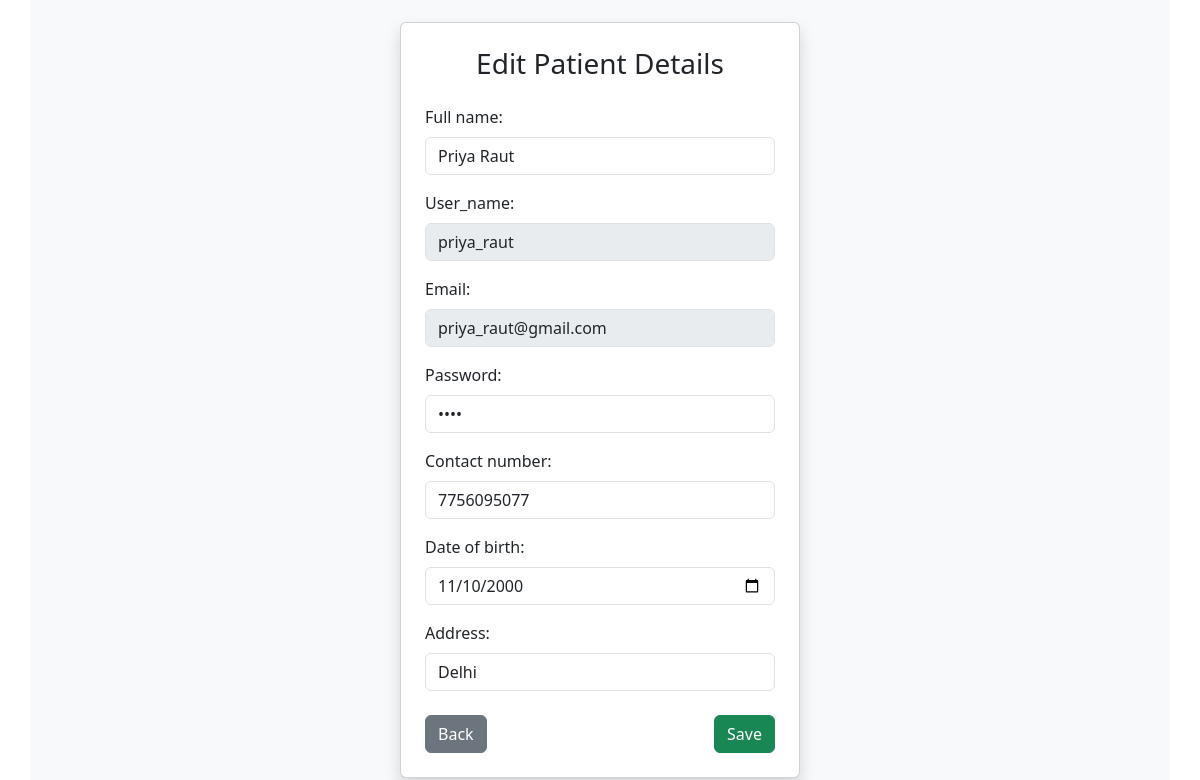
/edit/patient?id=1 (signed in), run on the app's committed database.
### backend/models.py (models this page shows, shortened)
class Patient(db.Model,UserMixin):
    __tablename__ = "patient"
    id = db.Column(db.Integer, primary_key = True, autoincrement = True)
    username = db.Column(db.String, unique=True)
    email = db.Column(db.String, unique = True)
    password = db.Column(db.String)
    full_name = db.Column(db.String)
    contact_no = db.Column(db.String)
    dob = db.Column(db.Date)
    address = db.Column(db.Text)
    status = db.Column(db.Boolean,default=True)
    appointments = db.relationship("Appointment",backref="patient",cascade="all, delete-orphan")

### backend/routes.py (the view, shortened to what this page needs)
@app.route("/edit/patient", methods = ["GET", "POST"])
def edit_patient():
    patient_id=request.args.get("id")
    p_obj=db.get_or_404(Patient,patient_id)
    back_url = None
    if isinstance(current_user, Admin):
        back_url = "/dashboard/admin"
    elif isinstance(current_user, Patient):
        back_url = "/dashboard/patient"
    return render_template("admin/edit_patient.html",p_obj=p_obj,back_url=back_url)

### app.py (called while the page is built)
def create_app():
    app = Flask(__name__)
    app.config["SQLALCHEMY_DATABASE_URI"] = "sqlite:///mydb.sqlite3"
    db.init_app(app)
    app.config["SECRET_KEY"] = "mysecretkey"
    loginmanager=LoginManager(app)
    @loginmanager.user_loader
    def load_user(email):
        obj=db.session.query(Doctor).filter_by(email=email).first() or db.session.query(Patient).filter_by(email=email).first() or db.session.query(Admin).filter_by(email=email).first()
        return obj
    app.app_context().push()
    return app

### backend/models.py (called while the page is built)
    @property
    def is_active(self):
        return self.status

### backend/routes.py (called while the page is built)
@app.before_request
def inactive_users():
    msg = None
    if not current_user.is_authenticated and request.endpoint != "login" and request.endpoint!="register" and request.endpoint!="home":
        if(current_user.is_active == False):
            msg = "You are not allowed to access the application. Please contact administrator."
        logout_user()
        return redirect(url_for("login", msg=msg))

### templates/admin/edit_patient.html (shortened to what this page needs)
<!DOCTYPE html>
<html lang="en">
<head>
    <link href="https://cdn.jsdelivr.net/npm/bootstrap@5.3.8/dist/css/bootstrap.min.css" rel="stylesheet"
>
</head>
<body>
    <div class="container min-vh-100 d-flex justify-content-center align-items-center bg-light">
        <div class="card shadow p-4" style="width: 400px;">
            <h3 class="text-center mb-4">Edit Patient Details</h3>
            <form action="/edit/patient?id={{p_obj.id}}" method="POST">
                <div class="mb-3">
                    <label for="full_name" class="form-label">Full name:</label>
                    <input type="text" class="form-control" id="full_name" value="{{p_obj.full_name}}" name="p_name"
                        required>
                </div>
                <div class="mb-3">
                    <label for="user_name" class="form-label">User_name:</label>
                    <input type="text" class="form-control" id="user_name" value="{{p_obj.username}}" name="p_user_name"
                        disabled>
                </div>
                <div class="mb-3 mt-3">
                    <label for="email" class="form-label">Email:</label>
                    <input type="email" class="form-control" id="email" value="{{p_obj.email}}" name="p_email" disabled>
                </div>
                <div class="mb-3">
                    <label for="pwd" class="form-label">Password:</label>
                    <input type="password" class="form-control" id="pwd" value="{{p_obj.password}}" name="p_pswd"
                        required>
                </div>
                <div class="mb-3">
                    <label for="contact_number" class="form-label">Contact number:</label>
                    <input type="tel" class="form-control" id="contact_number" value="{{p_obj.contact_no}}" pattern="[6-9]{1}[0-9]{9}"
                        name="p_contact_number" required>
                </div>
                <div class="mb-3">
                    <label for="date_of_birth" class="form-label">Date of birth:</label>
                    <input type="date" class="form-control" id="date_of_birth" value="{{p_obj.dob}}"
                        name="p_date_of_birth" required>
                </div>
                <div class="mb-4">
                    <label for="address" class="form-label">Address:</label>
                    <input type="text" class="form-control" id="address" value="{{p_obj.address}}" name="p_address"
                        required>
                </div>
                <div class="d-flex justify-content-between">
                    <a href="{{back_url}}" class="btn btn-secondary" type="button">Back</a>
                    <button type="submit" class="btn btn-success">Save</button>
                </div>
            </form>
        </div>
    </div>
</body>
</html>

### data on the page
Patient: p_name "Priya Raut", p_user_name "priya_raut", p_email "priya_raut@gmail.com", p_contact_number "7756095077", p_date_of_birth "11/10/2000", p_address "Delhi"
